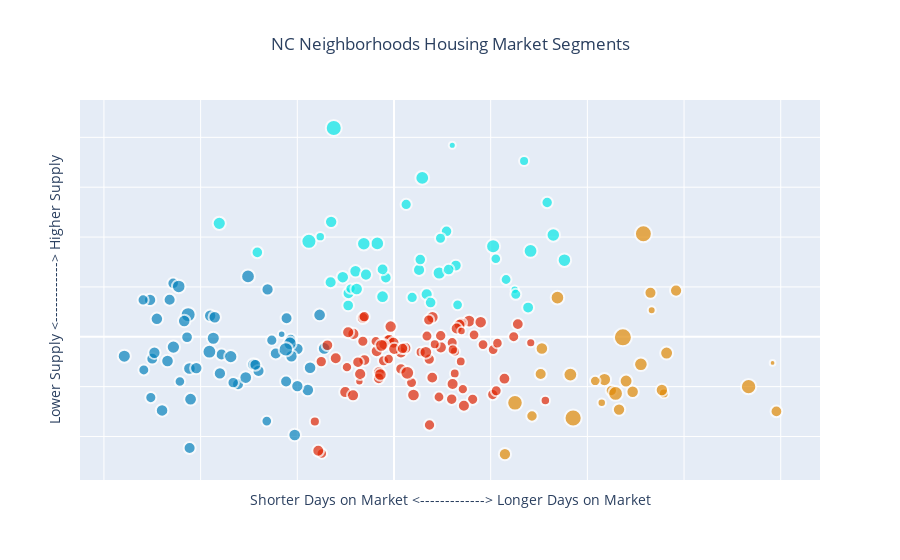

Write notebook code for a chart like this one.
### Code cell
# Dictionary with dataframes for each cluster
cluster_name=df["cluster_nbr"].unique()
cluster_data = {cluster: df.loc[df["cluster_nbr"] == cluster].copy()
                            for cluster in cluster_name}

layout = go.Layout(
    title_text='VA Neighborhoods Housing Market Segments', 
    title_x=0.5,
    xaxis = go.XAxis(
        title = 'Shorter Days on Market <-------------> Longer Days on Market',
        showticklabels=False),
    yaxis = go.YAxis(
        title = 'Lower Supply <------------> Higher Supply',
        showticklabels=False
    )
)

# Create figure
fig = go.Figure(layout=layout)
for cluster_name, cluster in cluster_data.items():
    fig.add_trace(go.Scatter(
        x=cluster['PC1'], y=cluster['PC2'],
        marker = dict(color=cluster['color']),
        name=cluster_name, text=cluster['text'],
        marker_size=cluster['size']
        ))

# Tune marker appearance and layout
sizeref = 2.*max(df['size'])/(18**2) 
fig.update_traces(mode='markers', marker=dict(sizemode='area',sizeref=sizeref, line_width=2))

fig.update_layout(showlegend=False)
fig.show()
